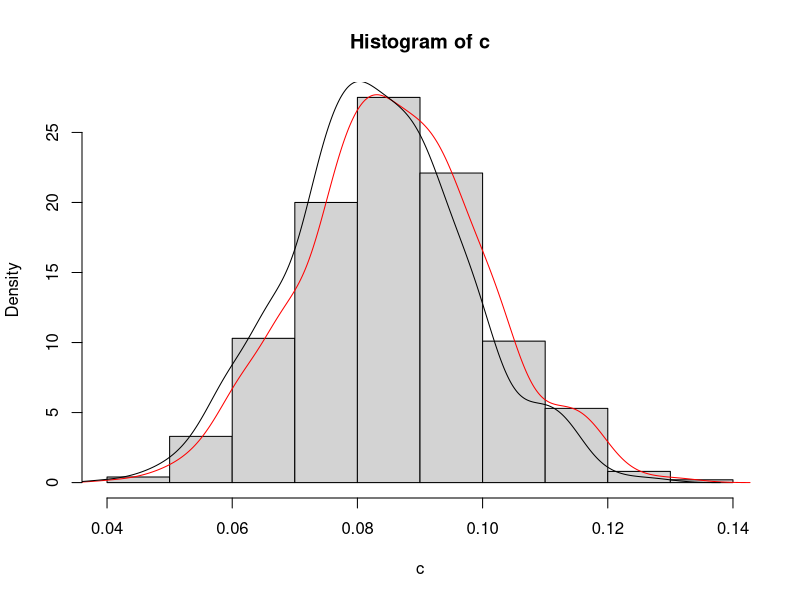

This chart was generated by the following R code:
ngol <- 1000
n <- 30

x <- matrix(runif(ngol * n), nc = n)
b <- apply(x, 1, mean)
s <- apply(x, 1, sd)^2
c <- apply(x, 1, sd)^2 * n / (n - 1)

hist(c, probability = TRUE)
lines(density(c), col = "red")
lines(density(s))

print("Prosek od disperzii")
print(mean(s))
print("Prosek od korigirani disperzii")
print(mean(c))
